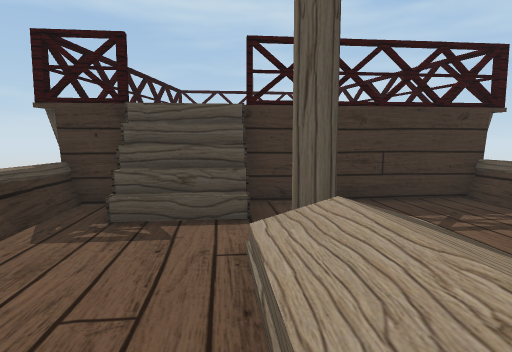
view 1 (above)

12 first-person views from a walk through a 3-D level made in the Unity game engine. The camera is 1.4 m above the floor, tilts 6° down and sees 75° across. The floor is counted in squares, 1 m on a side. Each view is taken from the middle of a square. On the plan, view 1 faces up. The plan holds only what a view shows up to about 15 squares ahead; the rest is blank. The place goes on beyond the plan. The player is left out. Some surface patterns are stand-ins.

view 2
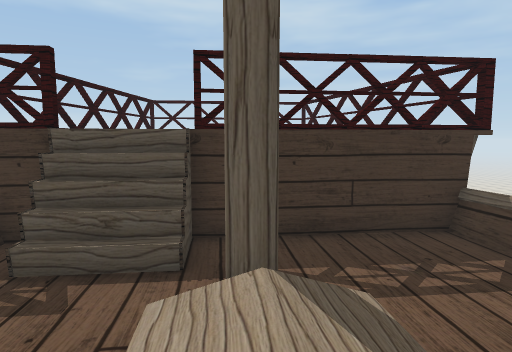

view 3
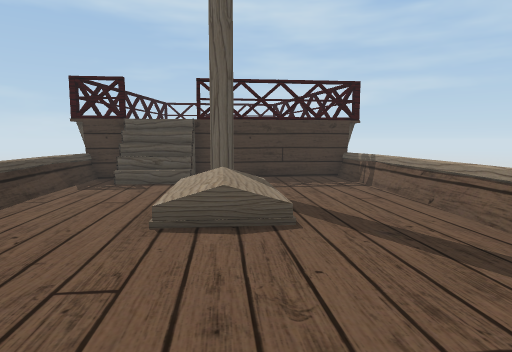

view 4
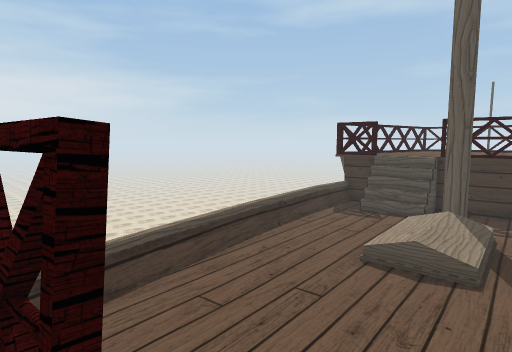

view 5
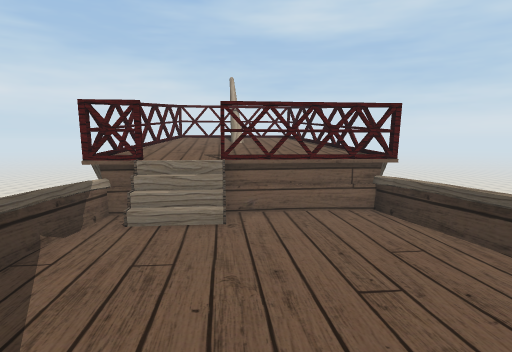

view 6
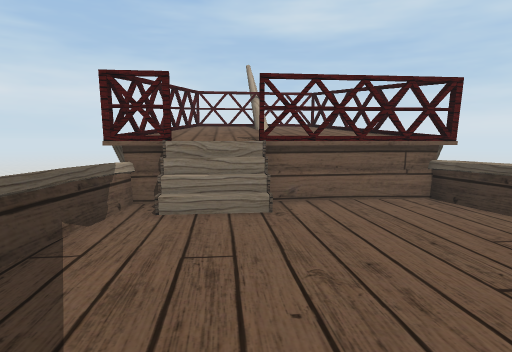

view 7
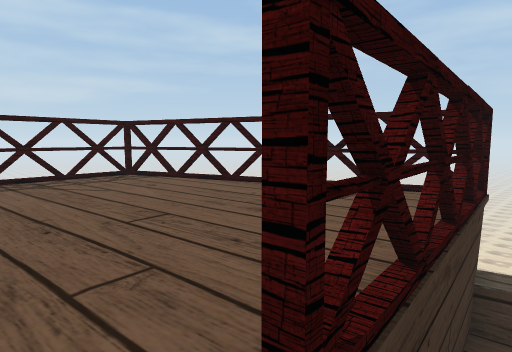

view 8
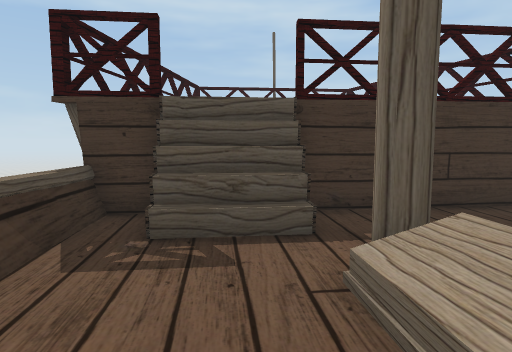

view 9
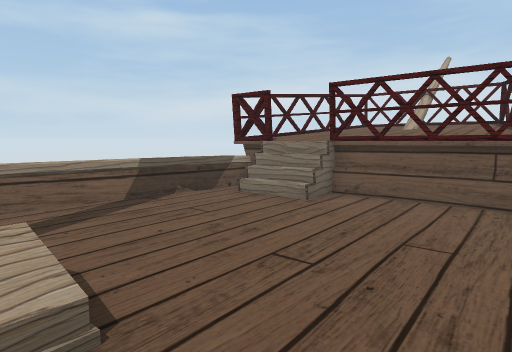

view 10
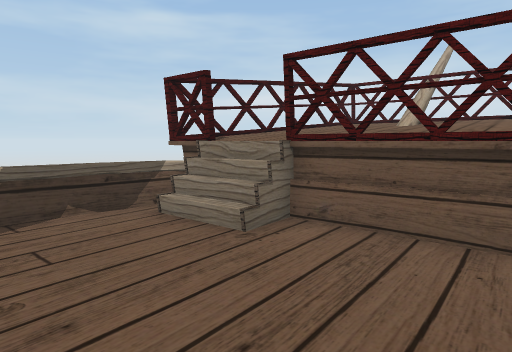

view 11
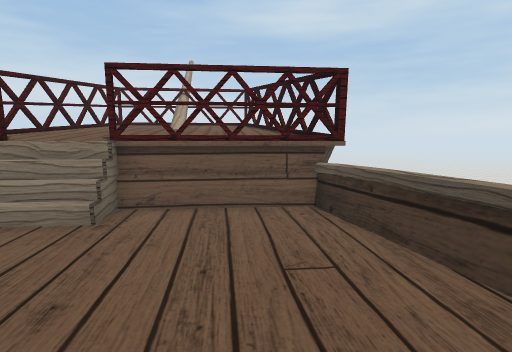

view 12
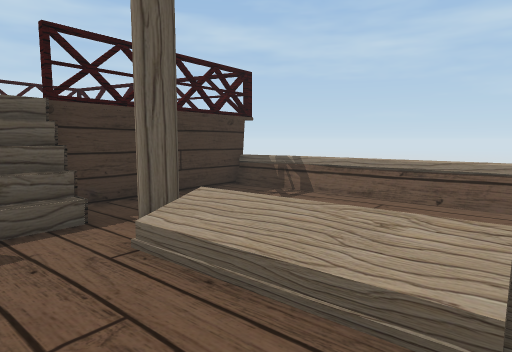

### Floor plan
Key: @ floor where view 1 was taken; # wall or solid block; x gap in a wall; . main floor; : floor 0.75 m higher than the main floor; + floor 1.5 m higher than the main floor; * floor 1.75 m higher than the main floor; % floor 2 m higher than the main floor; & floor 2.25 m higher than the main floor; / step, stairs or slope; = window, fence, low wall or low ledge; v drop or lower ground.
Columns run from 4 left of view 1 to 6 right of it. Each row starts with its distance up from view 1.
 16 vxvxvxxx
 15 x   &&&&v
 14 v   &&&&x
 13 x   &&&&#
 12 v   &&&&&x
 11 v  &&&&&&x
 10 v  &&&&&&#
  9 v  &&&&&&&x
  8 x &&###vx##
  7 ##///.....=
  6 =.////....=
  5 =.........=
  4 =.../:/...=
  3 =...///...=
  2 =...///...=
  1 v=..///...=
  0  =..@/....=
 -1  =........=
 -2  =........=
 -3  =........=
 -4  v=.......=
 -5   =....../=
 -6   =....//##
 -7   #####=++x
 -8   x+++++++v
 -9    #++++++x
-10    v******v
-11    x******v
-12     #**%*%v
-13     v%%=%%v
-14     vxv#vxv
-15        #
-16        #

Positions as (right, up) in squares from view 1, and headings:
1: (0, 0), facing up
2: (1, 1), facing up
3: (2, -5), facing up
4: (4, -7), facing up-left
5: (2, 2), facing down
6: (3, 1), facing down
7: (-1, 7), facing up-right
8: (-1, 1), facing up
9: (-2, 1), facing down-right
10: (-1, -2), facing down-right
11: (0, 0), facing down
12: (-2, 0), facing up-right
